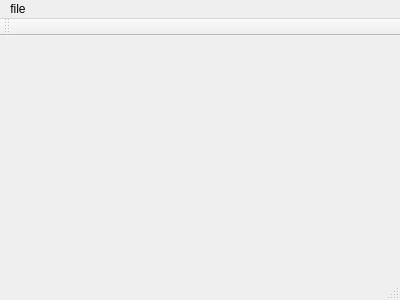
<?xml version="1.0" encoding="UTF-8"?>
<ui version="4.0">
 <class>MainWindow</class>
 <widget class="QMainWindow" name="MainWindow">
  <property name="geometry">
   <rect>
    <x>0</x>
    <y>0</y>
    <width>400</width>
    <height>300</height>
   </rect>
  </property>
  <property name="windowTitle">
   <string>MainWindow</string>
  </property>
  <widget class="QWidget" name="centralWidget"/>
  <widget class="QMenuBar" name="menuBar">
   <property name="geometry">
    <rect>
     <x>0</x>
     <y>0</y>
     <width>400</width>
     <height>25</height>
    </rect>
   </property>
   <widget class="QMenu" name="menuFile">
    <property name="title">
     <string>file</string>
    </property>
    <addaction name="actionNew_download"/>
   </widget>
   <addaction name="menuFile"/>
  </widget>
  <widget class="QToolBar" name="mainToolBar">
   <attribute name="toolBarArea">
    <enum>TopToolBarArea</enum>
   </attribute>
   <attribute name="toolBarBreak">
    <bool>false</bool>
   </attribute>
  </widget>
  <widget class="QStatusBar" name="statusBar"/>
  <action name="actionNew_download">
   <property name="text">
    <string>new download</string>
   </property>
  </action>
 </widget>
 <layoutdefault spacing="6" margin="11"/>
 <resources/>
 <connections/>
</ui>
